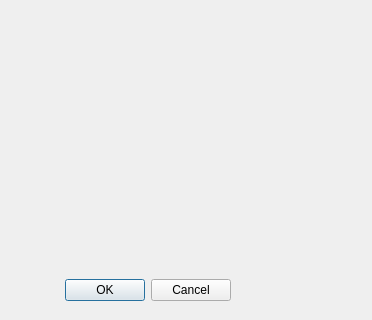
<?xml version="1.0" encoding="UTF-8"?>
<ui version="4.0">
 <class>OutputDialog</class>
 <widget class="QDialog" name="OutputDialog">
  <property name="geometry">
   <rect>
    <x>0</x>
    <y>0</y>
    <width>372</width>
    <height>320</height>
   </rect>
  </property>
  <property name="windowTitle">
   <string>Dialog</string>
  </property>
  <widget class="QDialogButtonBox" name="buttonBox">
   <property name="geometry">
    <rect>
     <x>10</x>
     <y>270</y>
     <width>221</width>
     <height>41</height>
    </rect>
   </property>
   <property name="orientation">
    <enum>Qt::Horizontal</enum>
   </property>
   <property name="standardButtons">
    <set>QDialogButtonBox::Cancel|QDialogButtonBox::Ok</set>
   </property>
  </widget>
 </widget>
 <resources/>
 <connections>
  <connection>
   <sender>buttonBox</sender>
   <signal>accepted()</signal>
   <receiver>OutputDialog</receiver>
   <slot>accept()</slot>
   <hints>
    <hint type="sourcelabel">
     <x>248</x>
     <y>254</y>
    </hint>
    <hint type="destinationlabel">
     <x>157</x>
     <y>274</y>
    </hint>
   </hints>
  </connection>
  <connection>
   <sender>buttonBox</sender>
   <signal>rejected()</signal>
   <receiver>OutputDialog</receiver>
   <slot>reject()</slot>
   <hints>
    <hint type="sourcelabel">
     <x>316</x>
     <y>260</y>
    </hint>
    <hint type="destinationlabel">
     <x>286</x>
     <y>274</y>
    </hint>
   </hints>
  </connection>
 </connections>
</ui>
